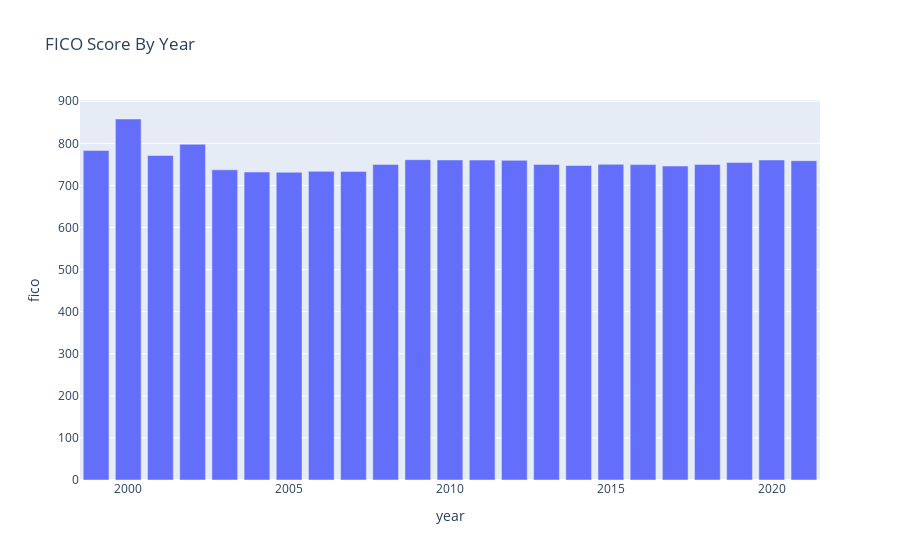

Source (notebook cell):
### Code cell
fico_year_fig = px.bar(summarized_orgin_df, x='year', y='fico',title="FICO Score By Year")
fico_year_fig.show()

### Figure 1 — Plotly figure (JSON) as saved in the notebook; plotly's stock layout.template omitted (floating-point values rounded to 4 significant figures)
{"data": [{"alignmentgroup": "True", "hovertemplate": "year=%{x}<br>fico=%{y}<extra></extra>", "legendgroup": "", "marker": {"color": "#636efa", "pattern": {"shape": ""}}, "name": "", "offsetgroup": "", "orientation": "v", "showlegend": false, "textposition": "auto", "type": "bar", "x": [1999, 2000, 2001, 2002, 2003, 2004, 2005, 2006, 2007, 2008, 2009, 2010, 2011, 2012, 2013, 2014, 2015, 2016, 2017, 2018, 2019, 2020, 2021], "xaxis": "x", "y": [783.1, 857.8, 771.0, 797.8, 737.1, 731.8, 731.2, 733.4, 733.3, 749.9, 761.2, 760.5, 760.2, 759.5, 749.6, 747.3, 750.0, 749.4, 746.0, 749.8, 754.3, 760.4, 758.6], "yaxis": "y"}], "layout": {"barmode": "relative", "legend": {"tracegroupgap": 0}, "title": {"text": "FICO Score By Year"}, "xaxis": {"anchor": "y", "domain": [0, 1], "title": {"text": "year"}}, "yaxis": {"anchor": "x", "domain": [0, 1], "title": {"text": "fico"}}}}
